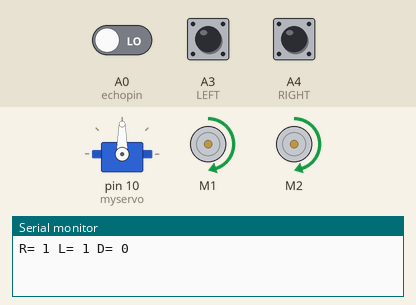
A sketch run on a simulated Arduino Uno, built with avr-gcc and run on an emulated ATmega328P. Shown: servo, 2 × DC motor (green arrow = forward, orange = backward, longer = faster), the last lines printed to the serial monitor. Inputs (shaded band) come from the test bench; at power-on: A3 (LEFT) HIGH, A4 (RIGHT) HIGH, A0 (echopin) LOW.

Above: at 6.6 s.
6.7 s: A3 (LEFT) pulled LOW for 1 s
At 8.3 s:
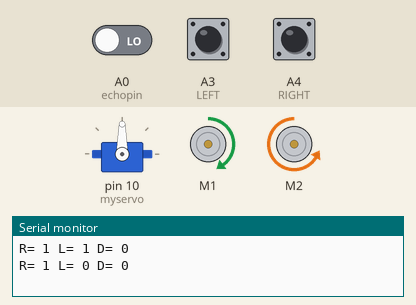
10.0 s: A4 (RIGHT) pulled LOW for 1 s
At 11.5 s:
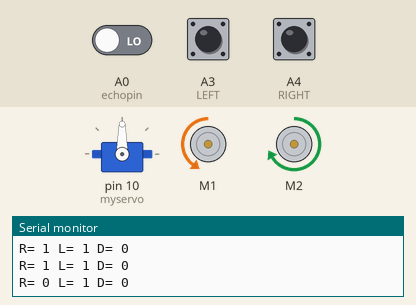
13.2 s: A4 (RIGHT) pulled LOW for 3.2 s
At 17.7 s:
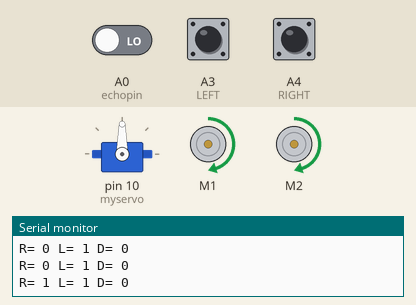
18.4 s: A3 (LEFT) pulled LOW for 3.2 s
At 20.5 s:
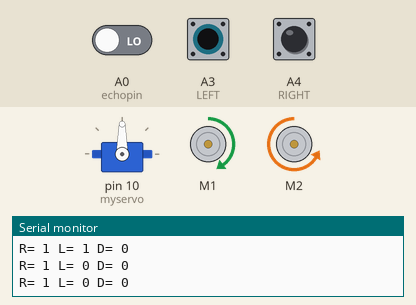
23.7 s: A3 (LEFT) driven LOW and A4 (RIGHT) driven LOW
At 25.2 s:
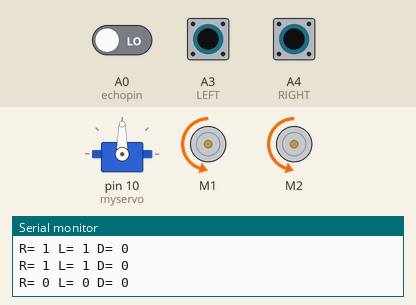
Timing chart, 0 to 26.7 s (numbered marks = the images above; inputs shaded):
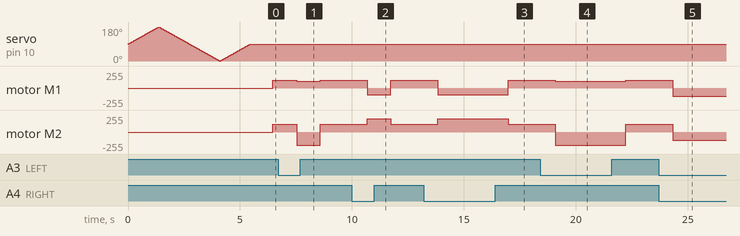

Measured:
- after the input at 6.7 s, motor M1: forward 120/255 → forward 100/255 after 0.82 s, → forward 120/255 1.1 s later; motor M2: forward 120/255 → backward 200/255 after 0.82 s, → forward 120/255 1.1 s later
- after the input at 10.0 s, motor M1: forward 120/255 → backward 100/255 after 0.68 s, → forward 120/255 1.1 s later; motor M2: forward 120/255 → forward 200/255 after 0.68 s, → forward 120/255 1.1 s later
- after the input at 13.2 s, motor M1: forward 120/255 → backward 100/255 after 0.63 s, → forward 120/255 3.2 s later; motor M2: forward 120/255 → forward 200/255 after 0.63 s, → forward 120/255 3.2 s later
- after the input at 18.4 s, motor M1: forward 120/255 → forward 100/255 after 0.68 s, → forward 120/255 3.2 s later; motor M2: forward 120/255 → backward 200/255 after 0.68 s, → forward 120/255 3.2 s later
- after the input at 23.7 s, motor M1, motor M2: forward 120/255 → backward 120/255 after 0.63 s

The sketch:

Autonomous_Mobility___2.ino
```cpp
// www.YouTube.com/Electronics is Fun //

#include<Servo.h>
#include<AFMotor.h>
#define LEFT A3
#define echopin A0 // echo pin
#define trigpin A1 // Trigger pin
#define RIGHT A4

AF_DCMotor Motor1(1,MOTOR12_1KHZ);
AF_DCMotor Motor2(2,MOTOR12_1KHZ);


Servo myservo;

int pos =0;
long time;

void setup(){

Serial.begin(9600);
myservo.attach(10);

for(pos = 90; pos <= 180; pos += 1){
myservo.write(pos);
delay(15);
}

for(pos = 180; pos >= 0; pos-= 1) {
myservo.write(pos);
delay(15);
}

for(pos = 0; pos<=90; pos += 1) {
myservo.write(pos);
delay(15);
}

pinMode(RIGHT, INPUT);
pinMode(LEFT, INPUT);

pinMode(trigpin, OUTPUT);
pinMode(echopin, INPUT);

}

void loop(){
  unsigned int distance = read_cm();

  int Right_Value = digitalRead(RIGHT);
  int Left_Value  = digitalRead(LEFT);

  Serial.print("R= ");
  Serial.print(Right_Value);
  Serial.print(" L= ");
  Serial.print(Left_Value);
  Serial.print(" D= ");
  Serial.println(distance);

  if((Right_Value==0) && (distance>=10 && distance<=30)&&(Left_Value==0)){forword();}
  else if((Right_Value==0) && (Left_Value==1)){turnLeft();}
  else if((Right_Value==1) && (Left_Value==0)){turnRight();}
  else if((Right_Value==1) && (Left_Value==1)){forword();}
  else if(distance > 5 && distance < 10){stop_();}
  else if(distance < 5){backword();}

  delay(50);
}

long read_cm(){
  digitalWrite(trigpin, LOW);
  delayMicroseconds(2);
  digitalWrite(trigpin, HIGH);
  delayMicroseconds(10);
  time = pulseIn (echopin, HIGH);
  return time / 29 / 2;
}

void forword(){// turn it on going forward
  Motor1.setSpeed(120);
  Motor1.run(FORWARD);
  Motor2.setSpeed(120);
  Motor2.run(FORWARD);
}

void backword(){ // the other way
  Motor1.setSpeed(120);
  Motor1.run(BACKWARD);
  Motor2.setSpeed(120);
  Motor2.run(BACKWARD);
}

void turnRight(){ // the other right
  Motor1.setSpeed(100);
  Motor1.run(FORWARD);
  Motor2.setSpeed(200);
  Motor2.run(BACKWARD);
}

void turnLeft(){ // turn it on going left
  Motor1.setSpeed(100);
  Motor1.run(BACKWARD);
  Motor2.setSpeed(200);
  Motor2.run(FORWARD);
}

void stop_(){ // stopped
  Motor1.setSpeed(0);
  Motor1.run(RELEASE);
  Motor2.setSpeed(0);
  Motor2.run(RELEASE);
}
```
